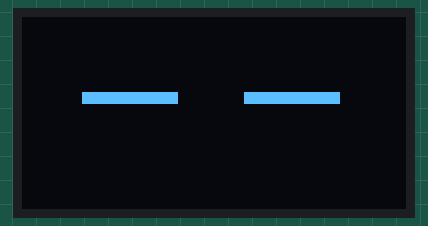
The sketch below on a simulated ESP32. Shown: 128×64 one-colour display. What the sketch prints to the serial monitor is not drawn.

Above: at 0.3 s.

The sketch:

Display_Emotion.ino
```cpp
/*
  Robot Eye Animation (Wi-Fi)

  This project features a robotic eye display that dynamically
  shows different emotions through various eye expressions. Emotions
  can be updated in real-time by sending parameters via Wi-Fi,
  making it an interactive and responsive system ideal for robotics
  applications.

  created 21 Aug 2024
  by Asutosh Pati (https://www.linkedin.com/in/asutoshpati/)

  Dependencies:
  - Adafruit GFX Library by Adafruit
  - Adafruit SSD1306 by Adafruit
  - ESP32 Dev Module Board (Written for CAP10 Pratham)
*/

#include <WiFi.h>
#include <WebServer.h>

#include <SPI.h>
#include <Wire.h>
#include <Adafruit_GFX.h>
#include <Adafruit_SSD1306.h>

#include "eyes.h"

#define SCREEN_WIDTH 128 // OLED display width, in pixels
#define SCREEN_HEIGHT 64 // OLED display height, in pixels

// Declaration for an SSD1306 display connected to I2C (SDA, SCL pins)
#define OLED_RESET     -1 // Reset pin # (or -1 if sharing Arduino reset pin)
Adafruit_SSD1306 display(SCREEN_WIDTH, SCREEN_HEIGHT, &Wire, OLED_RESET);

/* Put your SSID & Password */
const char* ssid = "CAP10 Eye";  // Enter SSID here
const char* password = "12345678";  //Enter Password here

/* Put IP address details */
IPAddress local_ip(192,168,1,1);
IPAddress gateway(192,168,1,1);
IPAddress subnet(255,255,255,0);

WebServer server(80); // Give the port ID

// 0 - Happy; 1 - Neutral; 2 - Sleep; 3 - Angry; 4 - Upset; 5 - Sad; 6 - Love
int mood = 2;                   // Emotion to display
int l_X = 20, r_X = 74;         // Left & right eye position
const int blink_time = 50;      // Duration of eye remain close during blink
const int sleep_after = 2000;   // Blink period
long int last_sleep = 0;        // Last blink time

void setup() {
  Serial.begin(115200);
  delay(100);

  // Create hotSpot/access point
  Serial.println("Starting Hotspot");
  WiFi.softAP(ssid, password);
  WiFi.softAPConfig(local_ip, gateway, subnet);
  delay(100);

  // Start OLED display
  Serial.println("Starting Display");
  if(!display.begin(SSD1306_SWITCHCAPVCC, 0x3c)) { // Address 0x3D for 128x64
    Serial.println(F("SSD1306 allocation failed"));
    for(;;); // Don't proceed, loop forever
  }
  display.setRotation(2);

  show_mood(2); // Initially bot will display Sleep mood/emotion

  // Define resources (URL endpoints)
  server.on("/", show);
  server.onNotFound(handle_NotFound);   // Handle 404 error

  // Start the server now
  server.begin();
  Serial.println("HTTP server started");

}

void loop() {
  server.handleClient(); // Handle clients
  delay(10);

  // Blink after 2 seconds
  if(millis() - last_sleep >= sleep_after){
    blink();
    last_sleep = millis();
  }
}

void handle_NotFound(){
  // Handle the page not found error
  server.send(404, "text/plain", "Not found");
}

void show() {
  /*
  Handle the incoming request to server;
  Check for the emotion received in argument and show mood accordingly.
   */
  String message = "s";
  for (int i = 0; i < server.args(); i++) {
    if(server.argName(i) == "mood"){
      message = server.arg(i);
    }
  }

  if(message == "N") { show_mood(1); }
  else if(message == "F") { show_mood(4); }
  else if(message == "A") { show_mood(3); }
  else if(message == "S") { show_mood(5); }
  else if(message == "H") { show_mood(0); }
  else if(message == "L") { show_mood(6); }

  server.send(200, "text/html", sendHTML());
}

// Web-based interface
String sendHTML() {
  String html_text = "<!DOCTYPE html>"
  "<html>"
    "<head><meta name=viewport content=\"width=device-width, initial-scale=1.0, user-scalable=no\">"
    "<title>WiFi RC Car Control</title>"
    "<style>"
      "html { "
        "font-family: Helvetica;"
        "display: inline-block;"
        "margin: 0px auto;"
        "text-align: center;"
        "height: 100%;"
      "}"
      "body{"
        "margin-top: 50px;"
        "height: 100%;"
      "}"
      "h1 {"
        "color: #444444;"
        "margin: 50px auto 30px;"
      "}"
      "h3 {"
        "color: #444444;"
        "margin-bottom: 50px;"
      "}"
      "p {"
        "font-size: 14px;"
        "color: #888;"
        "margin-bottom: 10px;"
      "}"
    "</style>"
  "</head>"
  "<body>"
    "<h1>WiFi Mood Display</h1>"
    "<h3>Made by Protionix</h3>"
    "<hr>"
    "<p id='mood_place' onload='showMood()'></p>"
    "<script>"
      "function GetURLParameter(sParam){"
        "var sPageURL = window.location.search.substring(1);"
        "var sURLVariables = sPageURL.split('&');"
        "for (var i = 0; i < sURLVariables.length; i++){"
          "var sParameterName = sURLVariables[i].split('=');"
          "if (sParameterName[0] == sParam){"
            "return sParameterName[1];"
          "}"
        "}"
      "}"
      ""
      "function showMood() {"
        "document.getElementById('mood_place').innerHTML = GetURLParameter('mood');"
      "}"
    "</script>"
  "</body>"
"</html>";
return html_text;
}

void show_mood(int mood_id){
  // Show the desired emotion / mood
  mood = mood_id;
  display.clearDisplay();
  display.drawBitmap(l_X, 8, peyes[mood_id][0][0], 32, 32, WHITE);
  display.drawBitmap(r_X, 8, peyes[mood_id][0][1], 32, 32, WHITE);
  display.display();
}

void blink(){
  // Blink Eye
  display.clearDisplay();
  display.drawBitmap(l_X, 8, eye0, 32, 32, WHITE);
  display.drawBitmap(r_X, 8, eye0, 32, 32, WHITE);
  display.display();
  delay(blink_time);
  show_mood(mood);
}
```

Source omitted: eyes.h (34843 bytes)
